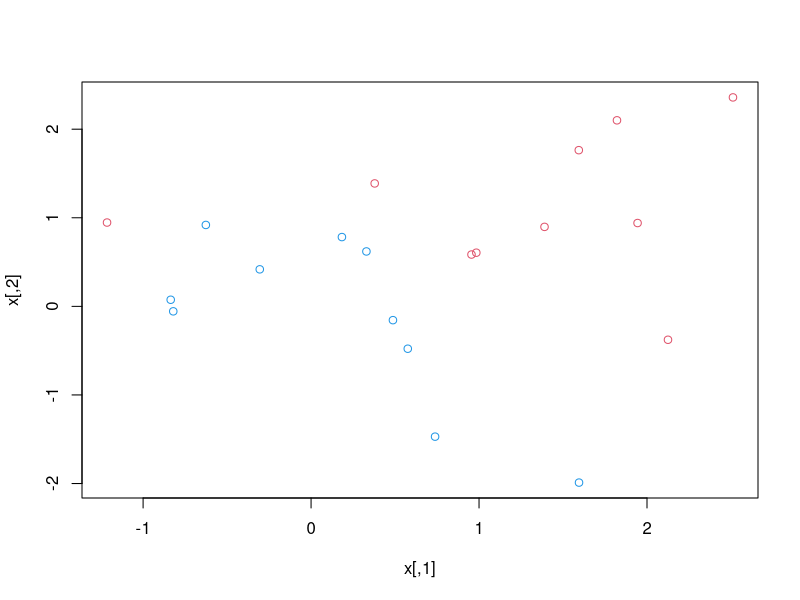
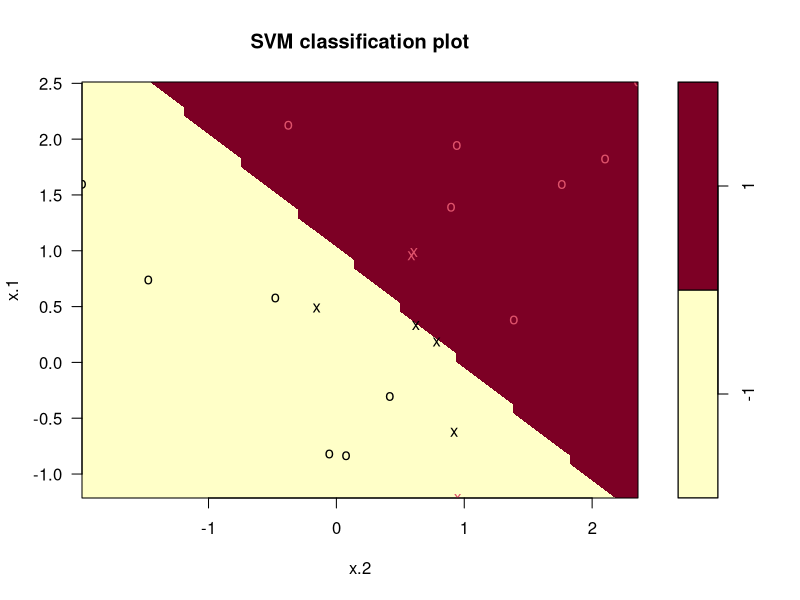
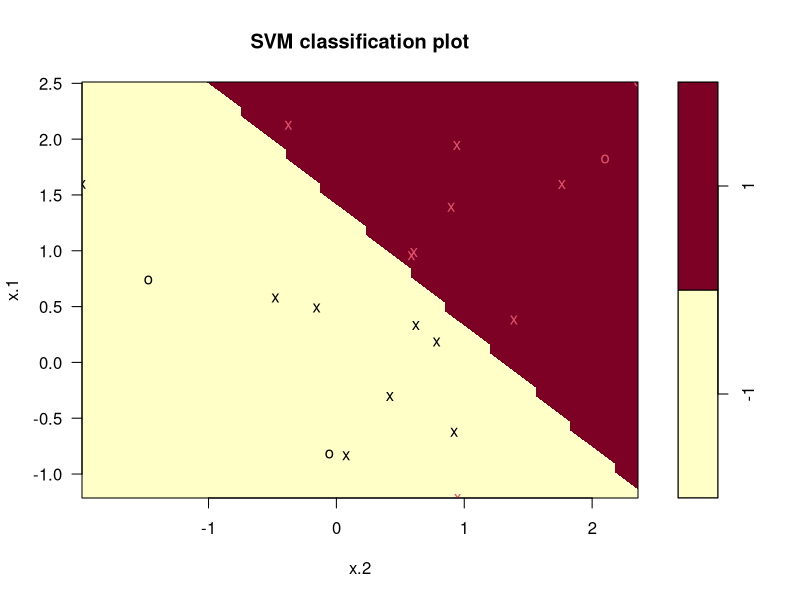
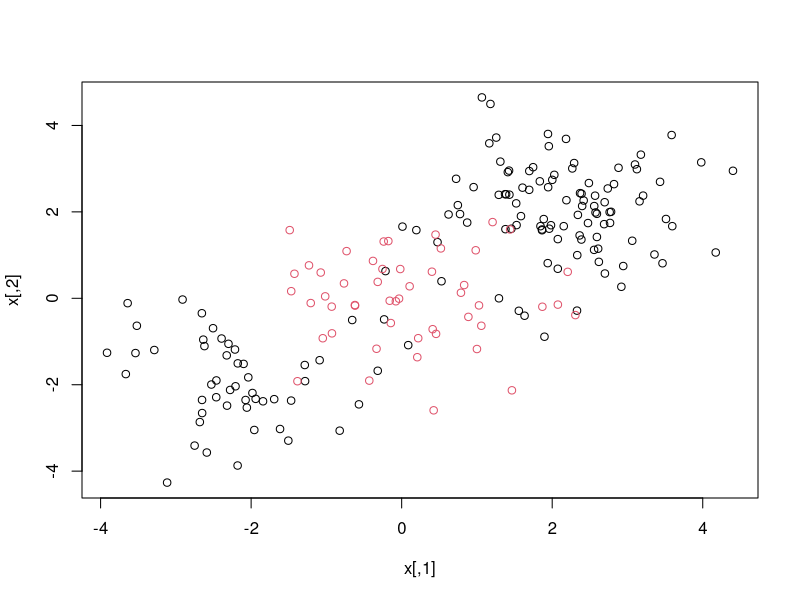
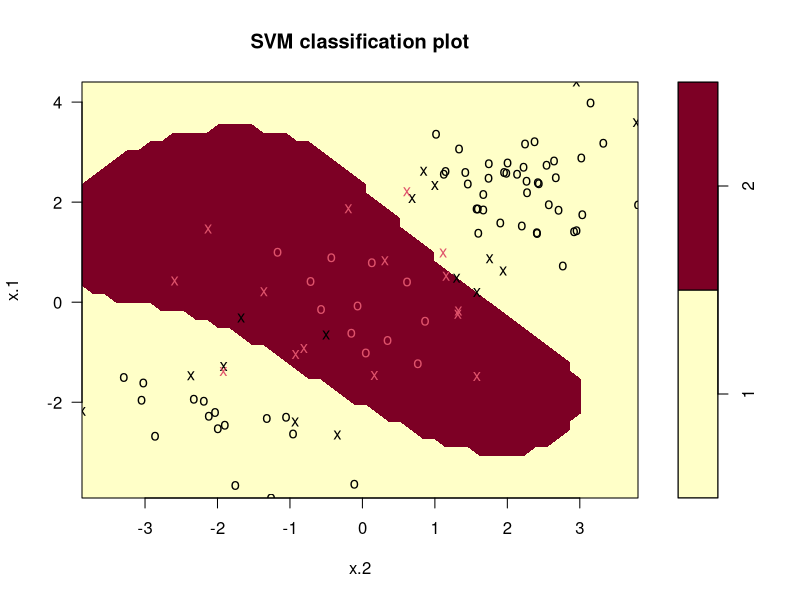

Source code (R) for these figures, in order:
## ---- chunk 1
# Support Vector Classifier 
# The e1071 library contains the svm() function, that is used for support vector machines. 
# The argument kernel="linear" indicates support vector classifier
# A cost argument allows us to specify the cost of a violation to the margin. When the cost argument is small, then the margins will be wide and many support vectors will be on the margin or will violate the margin. 
# The svm() function is used to fit the support vector classifier for a given value of the cost parameter. 

# Data generating process
set.seed(1)
x=matrix(rnorm(20*2), ncol = 2)
y=c(rep(-1, 10), rep(1, 10))
x[y == 1, ]=x[y == 1, ]+1
plot(x, col=(3 - y))

# Encode the response as a factor variable. 
dat=data.frame(x = x, y = as.factor(y))
library(e1071)
svmfit=svm(y~., data=dat, kernel="linear", cost=10, scale=FALSE)
# plot the support vector classifier; the support vectors are plotted as crosses and the remaining observations are plotted as circles. 
plot(svmfit, dat)
# determine identities of the seven support vectors 
svmfit$index
# obtain some basic information about the SVC by summary() command
summary(svmfit)
# use a smaller value of the cost parameter
svmfit=svm(y~., data=dat, kernel="linear", cost=0.1, scale = FALSE)
plot(svmfit, dat)
svmfit$index

# The e1071 library includes a built-in function tune(), to perform cross-validation. By default, tune() performs ten-fold cross-validation on a set of models of interest. 
# Using a range of values of the cost parameters for SVMs
set.seed(1)
tune.out=tune(svm, y~., data=dat, kernel="linear", ranges=list(cost=c(0.001, 0.01, 0.1, 1, 5, 10, 100)))
summary(tune.out)
# The tune() function stores the best model obtained, which can be accessed as follows. 
bestmod=tune.out$best.model
summary(bestmod)

# The predict() function is to predict the class label on a set of test observations, at any given value of the cost parameter. 
# generate a test data set
xtest=matrix(rnorm(20*2), ncol=2)
ytest=sample(c(-1,1), 20, rep=TRUE)
xtest[ytest==1, ]=xtest[ytest==1, ]+1
testdat=data.frame(x=xtest, y=as.factor(ytest))
# predict the class labels of these test observations
ypred=predict(bestmod, testdat)
table(predict=ypred, truth=testdat$y)
## ---- chunk 2
# Support Vector Machine
# To fit an SVM with a polynomial kernel we use kernel="polynomial"; to fit an SVM with a radial kernel we use kernel="radial". 
# data generating process with a non-linear class boundary
set.seed(1)
x=matrix(rnorm(200*2), ncol=2)
x[1:100, ]=x[1:100, ]+2
x[101:150, ]=x[101:150, ]-2
y=c(rep(1, 150), rep(2, 50))
dat=data.frame(x=x, y=as.factor(y))
plot(x, col=y)

# Fit the training data using svm() function with a radial kernel and gamma=1
train=sample(200, 100)
svmfit=svm(y~., data=dat[train, ], kernel="radial", gamma=1, cost=1)
plot(svmfit, dat[train, ])
summary(svmfit)

# perform cross-validation using tune() to select the best choice of gamma and cost for an SVM with a radial kernel
set.seed(1)
tune.out=tune(svm, y~., data=dat[train, ], kernel="radial", ranges = list(cost=c(0.1, 1, 10, 100, 1000), gamma=c(0.5, 1, 2, 3, 4)))
summary(tune.out)
table(true=dat[-train, "y"], pred=predict(tune.out$best.model, newdata = dat[-train, ]))
